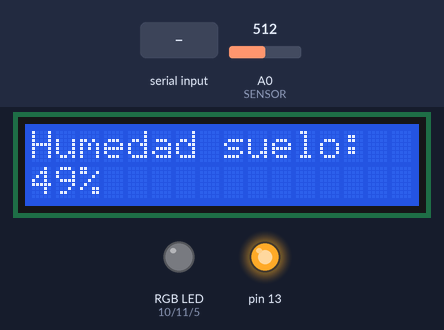
A sketch run on a simulated Arduino Uno, built with avr-gcc and run on an emulated ATmega328P. Parts: 16×2 character LCD, an RGB LED mixed from three pins (HIGH = lit), output pins drawn as LEDs (lit = HIGH). The test bench sets the inputs (shaded band); at power-on: A0 (SENSOR) = 512. What the sketch prints to the serial monitor is not drawn.

Above: at 1.2 s.
1.3 s: "w" received over Serial
At 8.6 s:
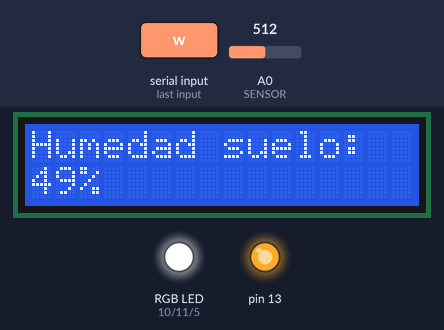
9.1 s: "r" received over Serial
At 12.0 s:
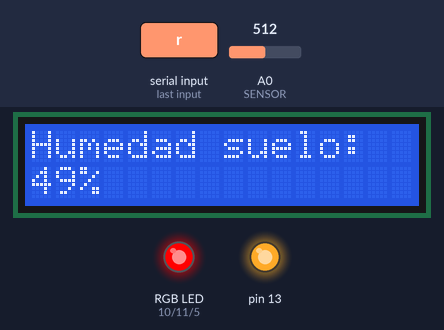
15.6 s: "g" received over Serial
At 18.8 s:
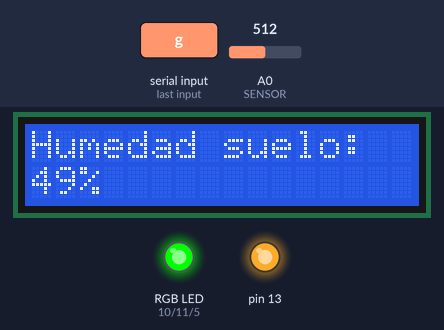
22.7 s: A0 (SENSOR) set to 306
At 25.1 s:
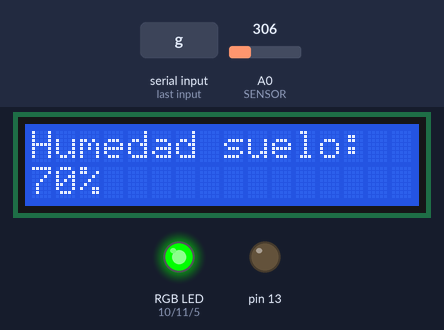
26.2 s: "b" received over Serial
At 26.6 s:
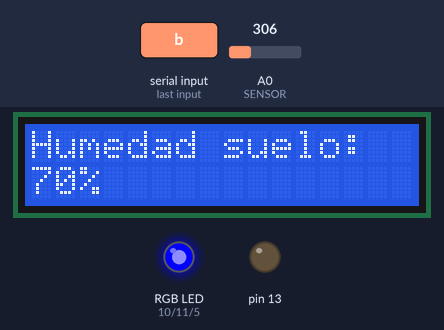
28.3 s: A0 (SENSOR) set to 484
At 28.7 s:
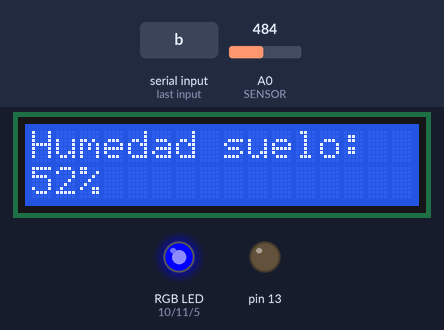
29.8 s: A0 (SENSOR) set to 508
Timing chart, 0 to 39.0 s (numbered marks = the images above; inputs shaded):
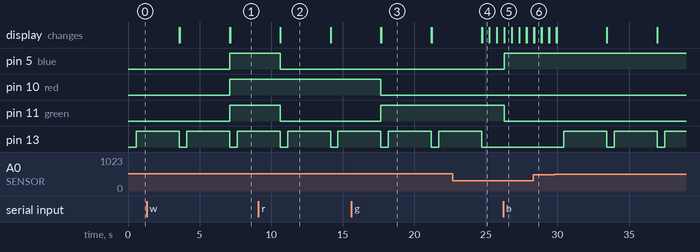

Measured:
- after the input at 1.3 s, pin 5 (blue), pin 10 (red), pin 11 (green): LOW → HIGH after 5.8 s
- after the input at 9.1 s, pin 5 (blue), pin 11 (green): HIGH → LOW after 1.5 s
- after the input at 15.6 s, pin 10 (red): HIGH → LOW after 2.1 s; pin 11 (green): LOW → HIGH after 2.1 s
- after the input at 22.7 s, pin 13: goes on until 24.7 s, then stays LOW; the display: first differs from a run without the input after 2.0 s (image 4)
- after the input at 26.2 s, pin 5 (blue): LOW → HIGH after 0.07 s; pin 11 (green): HIGH → LOW after 0.07 s
- after the input at 28.3 s, the display: first differs from a run without the input after 0.07 s (image 6)
- after the input at 29.8 s, pin 13: alternates HIGH for 3.0 s and LOW for 0.52 s, starting after 0.64 s
- by itself, pin 13: alternates HIGH for 3.0 s and LOW for 0.52 s

The sketch:

lcd_prueba.ino
```cpp
#include <LCD.h>
#include <LiquidCrystal_I2C.h>
#include <Wire.h>
#define SENSOR A0
LiquidCrystal_I2C lcd (0x27, 2, 1, 0, 4, 5, 6, 7); // DIR, E, RW, RS, D4, D5, D6, D7
#include <DHT.h>
byte v_sensor = 1;

char color=0; //store the received byte here

//define the RGB pind
int red = 10;
int green = 11;
int blue = 5;

void setup()
{
    lcd.setBacklightPin(3,POSITIVE);  // puerto P3 de PCF8574 como positivo
    lcd.setBacklight(HIGH);   // habilita iluminacion posterior de LCD
    lcd.begin(16, 2);     // 16 columnas por 2 lineas para LCD 1602A
    lcd.clear();      // limpia pantalla
    pinMode(SENSOR, INPUT);
    pinMode(13,OUTPUT);

    Serial.begin(9600);     //Start the serial comunication for the bluetooth module
    pinMode(red, OUTPUT);   //Red color pwm pin defined as output
    pinMode(green, OUTPUT); //Green color pwm pin defined as output
    pinMode(blue, OUTPUT);  //Blue color pwm pin defined as output

    analogWrite(red,0);
    analogWrite(green,0);
    analogWrite(blue,0);

}

void loop()
{
//    lcd.setCursor(0, 0);    // ubica cursor en columna 0 y linea 0
//    lcd.print("Tengo Hambre");  // escribe el texto
//    lcd.setCursor(0, 1);    // ubica cursor en columna 0 y linea 1
//    lcd.print("Quiero galletas");     // escribe seg.
    int v_sensor = analogRead(SENSOR);
    int suelo_porcentaje = map(v_sensor, 1023, 0, 0, 100);
    lcd.setCursor(0, 0);
    lcd.print("Humedad suelo:");
    lcd.setCursor(0, 1);    // ubica cursor en columna 0 y linea 1
    lcd.print(suelo_porcentaje);
    lcd.print("%");
    delay(500);
      if(suelo_porcentaje <= 50){
    digitalWrite(13,HIGH);
    delay(3000);
    digitalWrite(13,LOW);
  }

  if(Serial.available()>0){
    // read the bluetoot data and store it
    color = Serial.read();
    char Rec = char(color);
    if (Rec != '0')
    {
    Serial.println(Rec); //This is to visualise the received character on the serial monitor
    }
  }

  //LEDs off
  if (color == 'n')
  {
    analogWrite(red,0);
    analogWrite(green,0);
    analogWrite(blue,0);
  }
  //White
  if (color == 'w')
  {
    analogWrite(red,255);
    analogWrite(green,255);
    analogWrite(blue,255);
  }
  //Red
  if (color == 'r')
  {
    analogWrite(red,255);
    analogWrite(green,0);
    analogWrite(blue,0);
  }
  //Green
  if (color == 'g')
  {
    analogWrite(red,0);
    analogWrite(green,255);
    analogWrite(blue,0);
  }
  //Blue
  if (color == 'b')
  {
    analogWrite(red,0);
    analogWrite(green,0);
    analogWrite(blue,255);
  }
  //Orange
  if (color == 'o')
  {
    analogWrite(red,255);
    analogWrite(green,153);
    analogWrite(blue,0);
  }
  //Violet
  if (color == 'v')
  {
    analogWrite(red,102);
    analogWrite(green,0);
    analogWrite(blue,153);
  }
  //Cyan
  if (color == 'c')
  {
    analogWrite(red,0);
    analogWrite(green,255);
    analogWrite(blue,255);
  }
  //Yellow
  if (color == 'y')
  {
    analogWrite(red,255);
    analogWrite(green,204);
    analogWrite(blue,0);
  }
  lcd.clear();
}
```
